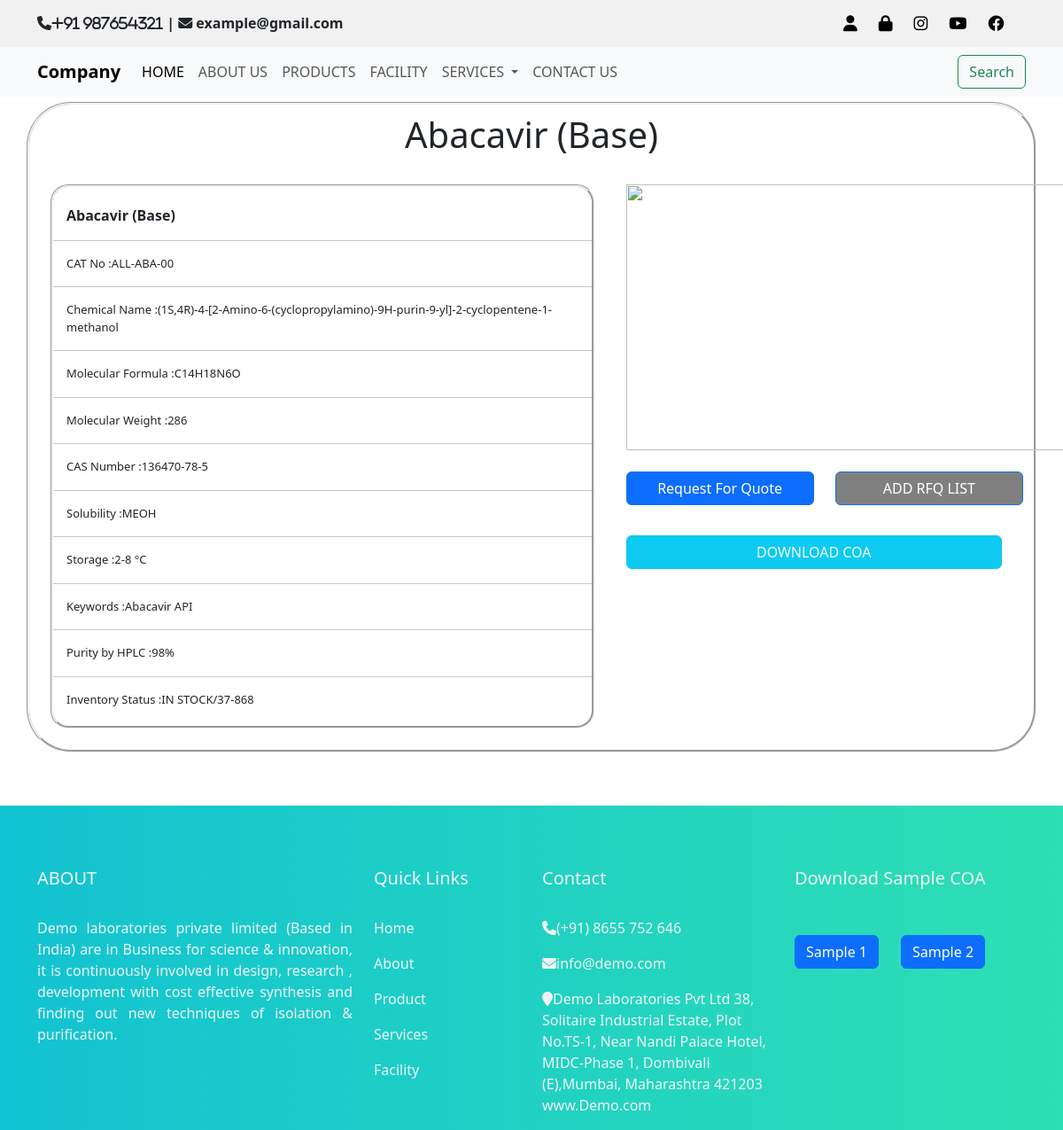
The app's page /readmore/12 with its own data.
### www/models.py (models this page shows)
class fromula(models.Model):
    Product_name=models.CharField(max_length=25)
    CAT_NO= models.CharField(max_length=40)
    Chemical_name= models.CharField(max_length=100)
    Molecular_Formula= models.CharField(max_length=40)
    Molecular_Weight= models.IntegerField()
    CAS_Number= models.CharField(max_length=40)
    Solubility= models.CharField(max_length=40)
    Storage= models.CharField(max_length=40)
    Keywords= models.CharField(max_length=40)
    Purity_by_HPLC= models.CharField(max_length=40)
    Inventory_status= models.CharField(max_length=40)
    image= CloudinaryField('image')

### www/views.py (the view)
# urls.py: path('readmore/<int:id>',views.readmore,name='readmore'),
def readmore(request,id):
    data= fromula.objects.get(id=id)
    return render(request,'readmore.html',{'data':data})

### templates/readmore.html (shortened to what this page needs)
{% include 'navbar.html' %}
<div class="container" style="border-style: groove;border-radius: 50px;margin-top: 6px;">
    <div class="row" style="margin-top: 10px;">
        <div class="col-md-12">
                <div class="panel-heading">
                    <h1 style="text-align: center;">{{data.Product_name}}</h1> <br>
                </div>
                <div class="panel-body">
                    <div class="row">
                        <div class="col-md-7">
                            <div class="container">
                                <ul class="list-group" style="font-size: small;border-style: groove;border-radius: 20px;">
                                <br>
                                <li class="yo" style="font-size: medium;"><strong>{{data.Product_name}}</strong></li> <hr>
                                <li class="yo">CAT No :{{data.CAT_NO}}</li><hr>
                                <li class="yo">Chemical Name :{{data.Chemical_name}}</li> <hr>
                                <li class="yo">Molecular Formula :{{data.Molecular_Formula}}</li> <hr>
                                <li class="yo">Molecular Weight :{{data.Molecular_Weight}}</li> <hr>
                                <li class="yo">CAS Number :{{data.CAS_Number}}</li> <hr>
                                <li class="yo">Solubility :{{data.Solubility}}</li> <hr>
                                <li class="yo">Storage :{{data.Storage}}</li> <hr>
                                <li class="yo">Keywords :{{data.Keywords}}</li> <hr>
                                <li class="yo">Purity by HPLC :{{data.Purity_by_HPLC}}</li> <hr>
                                <li class="yo">Inventory Status :{{data.Inventory_status}}</li> <br>
                            </ul>
                        </div>
                        <br>
                        </div>
                        <div class="col-md-5">
                            <img src="{{data.image.url}}" alt="" srcset="">
                            <br>
                            <br>
                            <div class="row">
                                <div class="col-md-6">
<button type="button" class="btn btn-primary" style="width: 100%;" data-bs-toggle="modal" data-bs-target="#staticBackdrop">
    Request For Quote
  </button>
                                </div>
                                <div class="col-md-6">
                                    <a href="{% url 'cart' data.id %}" style="width:100%; background: grey;" class="btn btn-primary">ADD RFQ LIST</a>
                                </div>
                                <br>
                                <br>
                                <br>
                            <div class="row">
                                <div class="col-md-12">
                                    <a href="" style="width:100%;color: aliceblue;" class="btn btn-info" target="_blank"> DOWNLOAD COA </a>
                                </div>
                            </div>
                            </div>
                        </div>
                    </div>
                </div>
        </div>
    </div>
</div>
     <div class="edufair-footer-1x padding-bottom-large">
        <div class="edufair-footer-content">
              <div class="container">
                  <div class="row">
                      <div class="col-md-4 edufair-footer-address">
                      <h5>ABOUT</h5><br>
                          <p style="text-align:justify;">Demo laboratories private limited (Based in India) are in Business for science &amp; innovation,
                          it is continuously involved in design, research , development with cost effective synthesis
                          and finding out new techniques of isolation &amp; purification.</p>
                      </div>
                      <div class="col-md-2">
<h5>Quick Links</h5><br>
<p>Home </p>
<p>About </p>
<p>Product </p>
<p>Services </p>
<p>Facility </p>
                      </div>
                      <div class="col-md-3">
                      <h5>Contact</h5><br>
                      <p> <i class="fa fa-phone"></i>(+91) 8655 752 646 </p>
                              <p> <i class="fa fa-envelope"></i>info@demo.com </p>
                              <p> <i class="fa fa-map-marker"></i>Demo Laboratories Pvt Ltd 38,
                              Solitaire Industrial Estate,
                              Plot No.TS-1, Near Nandi Palace Hotel,
                              MIDC-Phase 1, Dombivali (E),Mumbai, Maharashtra 421203
                              www.Demo.com</p>
                      </div>
                      <div class="col-md-3">	<h5>Download Sample COA</h5><br>
<a class="edufair-course-text" href="#"><button type="button" class="btn btn-primary">Sample 1</button></a> &nbsp;&nbsp;&nbsp;&nbsp; <a class="edufair-course-text" href="#"><button type="button" class="btn btn-primary">Sample 2</button></a>
                      </div>
                      </div>
                  </div>
              </div>
        </div>

### templates/readmore.html (style rules this page uses)
img { height: 300px; width: 500px; }
ul li { list-style-type: none; }
.yo { margin-left: 15px; }
.edufair-footer-1x { background: linear-gradient(to right, #12C3D2, #2edfb4 ); width: 100%; color: #f1f1f1; padding-top: 70px; margin-top: 60px; }

### records on screen
fromula: Product_name "Abacavir (Base)", CAT_NO "ALL-ABA-00", Chemical_name "(1S,4R)-4-[2-Amino-6-(cyclopropylamino)-9H-purin-9-yl]-2-cyclopentene-1-methanol", Molecular_Formula "C14H18N6O", Molecular_Weight "286", CAS_Number "136470-78-5", Solubility "MEOH", Storage "2-8 °C", Keywords "Abacavir API", Purity_by_HPLC "98%", Inventory_status "IN STOCK/37-868"
